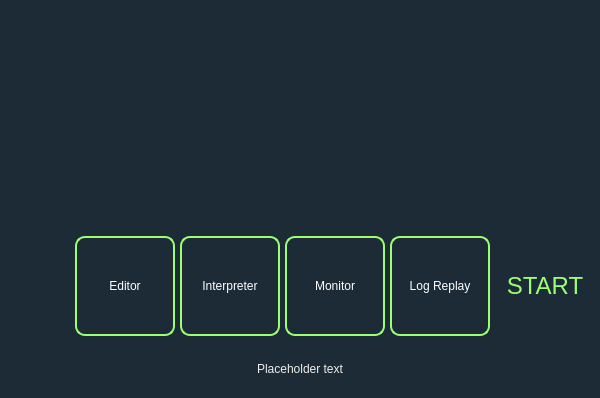
<?xml version="1.0" encoding="UTF-8"?>
<ui version="4.0">
 <class>StartupDialog</class>
 <widget class="QDialog" name="StartupDialog">
  <property name="geometry">
   <rect>
    <x>0</x>
    <y>0</y>
    <width>600</width>
    <height>398</height>
   </rect>
  </property>
  <property name="sizePolicy">
   <sizepolicy hsizetype="Fixed" vsizetype="Fixed">
    <horstretch>0</horstretch>
    <verstretch>0</verstretch>
   </sizepolicy>
  </property>
  <property name="windowTitle">
   <string>Dialog</string>
  </property>
  <property name="styleSheet">
   <string notr="true">background-color: #1c2b36;</string>
  </property>
  <property name="sizeGripEnabled">
   <bool>false</bool>
  </property>
  <property name="modal">
   <bool>false</bool>
  </property>
  <layout class="QVBoxLayout" name="verticalLayout">
   <property name="spacing">
    <number>0</number>
   </property>
   <property name="leftMargin">
    <number>0</number>
   </property>
   <property name="topMargin">
    <number>0</number>
   </property>
   <property name="rightMargin">
    <number>0</number>
   </property>
   <property name="bottomMargin">
    <number>0</number>
   </property>
   <item alignment="Qt::AlignRight">
    <widget class="QPushButton" name="pushButtonClose">
     <property name="focusPolicy">
      <enum>Qt::NoFocus</enum>
     </property>
     <property name="toolTip">
      <string>&lt;html&gt;&lt;head/&gt;&lt;body&gt;&lt;p&gt;Close&lt;/p&gt;&lt;/body&gt;&lt;/html&gt;</string>
     </property>
     <property name="text">
      <string/>
     </property>
     <property name="icon">
      <iconset resource="resources/icons.qrc">
       <normaloff>:/icons/close_x.png</normaloff>:/icons/close_x.png</iconset>
     </property>
     <property name="iconSize">
      <size>
       <width>24</width>
       <height>24</height>
      </size>
     </property>
     <property name="autoDefault">
      <bool>false</bool>
     </property>
     <property name="flat">
      <bool>true</bool>
     </property>
    </widget>
   </item>
   <item>
    <widget class="QFrame" name="frame">
     <property name="minimumSize">
      <size>
       <width>600</width>
       <height>200</height>
      </size>
     </property>
     <property name="maximumSize">
      <size>
       <width>600</width>
       <height>200</height>
      </size>
     </property>
     <property name="frameShape">
      <enum>QFrame::NoFrame</enum>
     </property>
     <property name="frameShadow">
      <enum>QFrame::Plain</enum>
     </property>
     <property name="lineWidth">
      <number>0</number>
     </property>
     <layout class="QHBoxLayout" name="horizontalLayout_2"/>
    </widget>
   </item>
   <item>
    <layout class="QHBoxLayout" name="horizontalLayout">
     <property name="spacing">
      <number>5</number>
     </property>
     <property name="leftMargin">
      <number>5</number>
     </property>
     <property name="topMargin">
      <number>5</number>
     </property>
     <property name="rightMargin">
      <number>5</number>
     </property>
     <property name="bottomMargin">
      <number>5</number>
     </property>
     <item>
      <spacer name="horizontalSpacer">
       <property name="orientation">
        <enum>Qt::Horizontal</enum>
       </property>
       <property name="sizeHint" stdset="0">
        <size>
         <width>120</width>
         <height>20</height>
        </size>
       </property>
      </spacer>
     </item>
     <item>
      <widget class="QToolButton" name="toolButtonEditor">
       <property name="minimumSize">
        <size>
         <width>100</width>
         <height>100</height>
        </size>
       </property>
       <property name="maximumSize">
        <size>
         <width>100</width>
         <height>100</height>
        </size>
       </property>
       <property name="focusPolicy">
        <enum>Qt::NoFocus</enum>
       </property>
       <property name="autoFillBackground">
        <bool>false</bool>
       </property>
       <property name="styleSheet">
        <string notr="true">color:white;
border: 2px solid #9cff71; 
border-radius: 10px;
</string>
       </property>
       <property name="text">
        <string>Editor</string>
       </property>
       <property name="icon">
        <iconset resource="resources/icons.qrc">
         <normaloff>:/icons/BT-edit.png</normaloff>:/icons/BT-edit.png</iconset>
       </property>
       <property name="iconSize">
        <size>
         <width>70</width>
         <height>70</height>
        </size>
       </property>
       <property name="checkable">
        <bool>false</bool>
       </property>
       <property name="checked">
        <bool>false</bool>
       </property>
       <property name="toolButtonStyle">
        <enum>Qt::ToolButtonTextUnderIcon</enum>
       </property>
       <property name="autoRaise">
        <bool>true</bool>
       </property>
      </widget>
     </item>
     <item>
      <widget class="QToolButton" name="toolButtonInterpreter">
       <property name="minimumSize">
        <size>
         <width>100</width>
         <height>100</height>
        </size>
       </property>
       <property name="maximumSize">
        <size>
         <width>100</width>
         <height>100</height>
        </size>
       </property>
       <property name="focusPolicy">
        <enum>Qt::NoFocus</enum>
       </property>
       <property name="autoFillBackground">
        <bool>false</bool>
       </property>
       <property name="styleSheet">
        <string notr="true">color:white;
border: 2px solid #9cff71;
border-radius: 10px;


</string>
       </property>
       <property name="text">
        <string>Interpreter</string>
       </property>
       <property name="icon">
        <iconset resource="resources/icons.qrc">
         <normaloff>:/icons/BT-interpreter.png</normaloff>:/icons/BT-interpreter.png</iconset>
       </property>
       <property name="iconSize">
        <size>
         <width>70</width>
         <height>70</height>
        </size>
       </property>
       <property name="checkable">
        <bool>false</bool>
       </property>
       <property name="checked">
        <bool>false</bool>
       </property>
       <property name="toolButtonStyle">
        <enum>Qt::ToolButtonTextUnderIcon</enum>
       </property>
       <property name="autoRaise">
        <bool>true</bool>
       </property>
      </widget>
     </item>
     <item>
      <widget class="QToolButton" name="toolButtonMonitor">
       <property name="minimumSize">
        <size>
         <width>100</width>
         <height>100</height>
        </size>
       </property>
       <property name="maximumSize">
        <size>
         <width>100</width>
         <height>100</height>
        </size>
       </property>
       <property name="focusPolicy">
        <enum>Qt::NoFocus</enum>
       </property>
       <property name="autoFillBackground">
        <bool>false</bool>
       </property>
       <property name="styleSheet">
        <string notr="true">color:white;
border: 2px solid #9cff71; 
border-radius: 10px;


</string>
       </property>
       <property name="text">
        <string>Monitor</string>
       </property>
       <property name="icon">
        <iconset resource="resources/icons.qrc">
         <normaloff>:/icons/BT-monitor.png</normaloff>:/icons/BT-monitor.png</iconset>
       </property>
       <property name="iconSize">
        <size>
         <width>70</width>
         <height>70</height>
        </size>
       </property>
       <property name="checkable">
        <bool>false</bool>
       </property>
       <property name="checked">
        <bool>false</bool>
       </property>
       <property name="toolButtonStyle">
        <enum>Qt::ToolButtonTextUnderIcon</enum>
       </property>
       <property name="autoRaise">
        <bool>true</bool>
       </property>
      </widget>
     </item>
     <item>
      <widget class="QToolButton" name="toolButtonReplay">
       <property name="minimumSize">
        <size>
         <width>100</width>
         <height>100</height>
        </size>
       </property>
       <property name="maximumSize">
        <size>
         <width>100</width>
         <height>100</height>
        </size>
       </property>
       <property name="focusPolicy">
        <enum>Qt::NoFocus</enum>
       </property>
       <property name="autoFillBackground">
        <bool>false</bool>
       </property>
       <property name="styleSheet">
        <string notr="true">color:white;
border: 2px solid  #9cff71; 
border-radius: 10px;

</string>
       </property>
       <property name="text">
        <string>Log Replay</string>
       </property>
       <property name="icon">
        <iconset resource="resources/icons.qrc">
         <normaloff>:/icons/BT-log.png</normaloff>:/icons/BT-log.png</iconset>
       </property>
       <property name="iconSize">
        <size>
         <width>70</width>
         <height>70</height>
        </size>
       </property>
       <property name="checkable">
        <bool>false</bool>
       </property>
       <property name="checked">
        <bool>false</bool>
       </property>
       <property name="toolButtonStyle">
        <enum>Qt::ToolButtonTextUnderIcon</enum>
       </property>
       <property name="autoRaise">
        <bool>true</bool>
       </property>
      </widget>
     </item>
     <item>
      <widget class="QToolButton" name="toolButtonStart">
       <property name="minimumSize">
        <size>
         <width>100</width>
         <height>100</height>
        </size>
       </property>
       <property name="font">
        <font>
         <pointsize>18</pointsize>
        </font>
       </property>
       <property name="focusPolicy">
        <enum>Qt::NoFocus</enum>
       </property>
       <property name="toolTip">
        <string>&lt;html&gt;&lt;head/&gt;&lt;body&gt;&lt;p&gt;&lt;span style=&quot; font-size:10pt; color:#eeeeec;&quot;&gt;Launch the application&lt;/span&gt;&lt;/p&gt;&lt;/body&gt;&lt;/html&gt;</string>
       </property>
       <property name="styleSheet">
        <string notr="true">color:  #9cff71</string>
       </property>
       <property name="text">
        <string>START</string>
       </property>
       <property name="iconSize">
        <size>
         <width>66</width>
         <height>66</height>
        </size>
       </property>
       <property name="toolButtonStyle">
        <enum>Qt::ToolButtonTextUnderIcon</enum>
       </property>
       <property name="autoRaise">
        <bool>true</bool>
       </property>
       <property name="arrowType">
        <enum>Qt::NoArrow</enum>
       </property>
      </widget>
     </item>
     <item>
      <spacer name="horizontalSpacer_2">
       <property name="orientation">
        <enum>Qt::Horizontal</enum>
       </property>
       <property name="sizeHint" stdset="0">
        <size>
         <width>40</width>
         <height>20</height>
        </size>
       </property>
      </spacer>
     </item>
    </layout>
   </item>
   <item>
    <widget class="QLabel" name="labelDescription">
     <property name="minimumSize">
      <size>
       <width>0</width>
       <height>50</height>
      </size>
     </property>
     <property name="maximumSize">
      <size>
       <width>16777215</width>
       <height>50</height>
      </size>
     </property>
     <property name="styleSheet">
      <string notr="true">color: rgb(238, 238, 236);</string>
     </property>
     <property name="text">
      <string>Placeholder text</string>
     </property>
     <property name="alignment">
      <set>Qt::AlignCenter</set>
     </property>
    </widget>
   </item>
  </layout>
 </widget>
 <resources>
  <include location="resources/icons.qrc"/>
  <include location="resources/icons.qrc"/>
 </resources>
 <connections/>
</ui>
